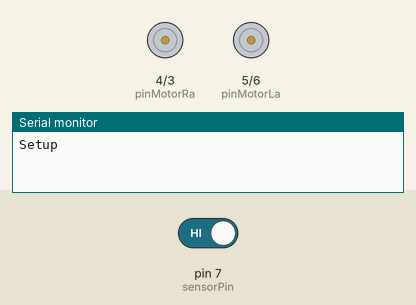
Bench run of a sketch on a simulated Arduino Uno, built with avr-gcc and run on an emulated ATmega328P. On the bench: motor-driver pin pairs drawn as motors (green arrow = first pin HIGH = forward, orange = second pin HIGH = backward, longer = more drive), the last lines printed to the serial monitor. Inputs (shaded band) come from the test bench; at power-on: pin 7 (sensorPin) HIGH. No radio packets arrive unless stated.

Above: at 1.2 s.
1.3 s: pin 7 (sensorPin) driven LOW
At 5.5 s:
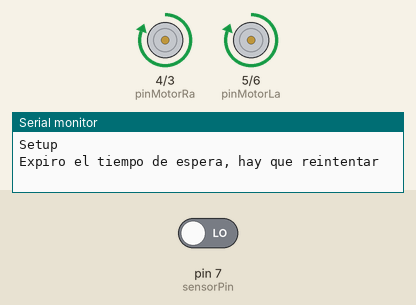
11.5 s: pin 7 (sensorPin) driven HIGH
At 17.9 s:
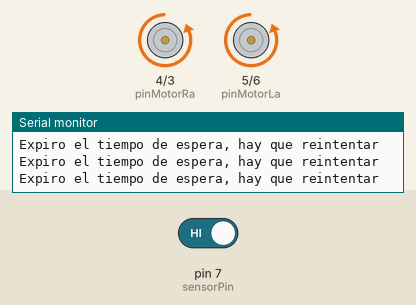
At 18.7 s:
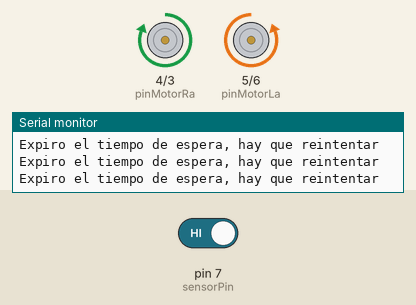
Timing chart, 0 to 27.7 s (numbered marks = the images above; inputs shaded):
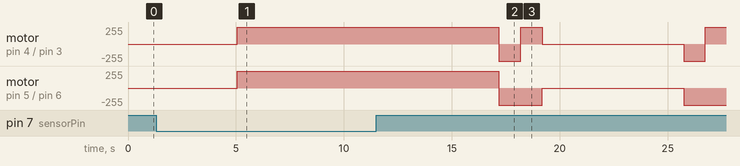

The sketch:

RobotArduino.ino
```cpp
#include <VirtualWire.h>
#include <Wire.h>

const int transmit_pin = 12;
const int receive_pin = 11;

uint8_t comando[VW_MAX_MESSAGE_LEN];
uint8_t comandoLenght = VW_MAX_MESSAGE_LEN;

char ID = 'B';
char GID = 'B';

char OrientacionActual = 'N';


//Sensor
const byte sensorPin = 7;

//#include "Acelerometro.h"
#include "Motores.h"
//#include "RF.h"

void setup() {
  Serial.begin(9600);
  //Sensor
  Serial.println("Setup");
  pinMode(sensorPin, INPUT);
  //Acelerometro
  /*  Wire.begin();
   Wire.beginTransmission(MPU);
   Wire.write(0x6B);
   Wire.write(0);
   Wire.endTransmission(true);*/
  //Motor
  pinMode(pinMotorLa, OUTPUT);
  pinMode(pinMotorLb, OUTPUT);
  pinMode(pinMotorRa, OUTPUT);
  pinMode(pinMotorRb, OUTPUT);
  digitalWrite(pinMotorLa, LOW);
  digitalWrite(pinMotorLb, LOW);
  digitalWrite(pinMotorRa, LOW);
  digitalWrite(pinMotorRb, LOW);
  //RF recive
  vw_set_tx_pin(transmit_pin);
  vw_set_rx_pin(receive_pin);
  vw_set_ptt_inverted(true);
  vw_setup(2000);
  vw_rx_start();
}

void loop() {
  RFSender();
  RFReceiver();
  //  delay(2000);
  //Serial.println(digitalRead(sensorPin));
  if(digitalRead(sensorPin) == 0){
    goForward();
    //Stop();
  }
  else{
    goBack();
    turnLeft();
    Stop();
  }
  //Acelerometro
  //Acelerometro();
}

void RFReceiver() {
  //enviarPregunta();
  if (vw_wait_rx_max(5000)) {
    if (vw_get_message(comando, &comandoLenght))
    {
      Serial.println("Se recibio un mensaje");
      char IDRemitente = (char)comando[1];
      char Alrededor[8] = {
        (char)comando[3], (char)comando[4], (char)comando[5], (char)comando[6], (char)comando[7], (char)comando[8], (char)comando[9], (char)comando[10]                                    };
      char X = (char)comando[12];
      char Y = (char)comando[13];
      Serial.println((char)comando[0]);
      if ((char)comando[0] == 'U') {
        if ((char)comando[2] == ID) {
          switch ((char)comando[11]) {
          case 'N':
            switch (OrientacionActual) {
            case 'N':
              if ((char)comando[4] != 1) {
                if ((char)comando[4] == 0) {
                  if (digitalRead(sensorPin) == 0) {
                    goForward();
                  }
                  else {
                    goBack();
                    turnLeft();
                  }
                }
                else {
                  goForward();
                }
              }
              else if ((char)comando[3] == 2) {
                // gira izquierda
                turnLeft();
                // avanza
                goForward();
              }
              else {
                //gira derecha
                turnRight();
                //avanza
                goForward();
              }
              break;
            case 'S':
              turnLeft();
              turnLeft();
              break;
            case 'E':
              turnLeft();
              break;
            case 'O':
              turnRight();
              break;
            }

            break;
          case 'S':
            switch (OrientacionActual) {
            case 'S':
              if ((char)comando[9] != 1) {
                if ((char)comando[9] == 0) {
                  if (digitalRead(sensorPin) == 0) {
                    goForward();
                  }
                  else {
                    goBack();
                    turnLeft();
                  }
                }
                else {
                  goForward();
                }
              }
              else if ((char)comando[10] == 2) {
                // gira izquierda
                turnLeft();
                // avanza
                goForward();
              }
              else {
                //gira derecha
                turnRight();
                //avanza
                goForward();
              }
              break;
            case 'N':
              turnLeft();
              turnLeft();
              break;
            case 'O':
              turnLeft();
              break;
            case 'E':
              turnRight();
              break;
            }
            break;
          case 'E':
            switch (OrientacionActual) {
            case 'E':
              if ((char)comando[6] != 1) {
                if ((char)comando[6] == 0) {
                  if (digitalRead(sensorPin) == 0) {
                    goForward();
                  }
                  else {
                    goBack();
                    turnLeft();
                  }
                }
                else {
                  goForward();
                }
              }
              else if ((char)comando[10] == 2) {
                // gira izquierda
                turnLeft();
                // avanza
                goForward();
              }
              else {
                //gira derecha
                turnRight();
                //avanza
                goForward();
              }
              break;
            case 'O':
              turnLeft();
              turnLeft();
              break;
            case 'S':
              turnLeft();
              break;
            case 'N':
              turnRight();
              break;
            }
            break;
          case 'O':
            switch (OrientacionActual) {
            case 'O':
              if ((char)comando[7] != 1) {
                if ((char)comando[7] == 0) {
                  if (digitalRead(sensorPin) == 0) {
                    goForward();
                  }
                  else {
                    goBack();
                    turnLeft();
                  }
                }
                else {
                  goForward();
                }
              }
              else if ((char)comando[5] == 2) {
                // gira izquierda
                turnLeft();
                // avanza
                goForward();
              }
              else {
                //gira derecha
                turnRight();
                //avanza
                goForward();
              }
              break;
            case 'E':
              turnLeft();
              turnLeft();
              break;
            case 'N':
              turnLeft();
              break;
            case 'S':
              turnRight();
              break;
            }
            break;
          }
          OrientacionActual = (char)comando[4];
          Serial.println("Instruccion para mi");
          //            avanzar = true;
        }
      }
      if ((char)comando[0] == 'B') {
        Serial.println("Instruccion para todos");
        //        avanzar = true;
      }

      else {
        Serial.println("Mensaje dañado");
      }

    }
    else{
      Serial.println("Mensaje no descifrado");
    }
  }
  else {
    Serial.println("Expiro el tiempo de espera, hay que reintentar");
  }


}

void RFSender() {
  char msg[7] = {
    'h', 'e', 'l', 'l', 'o', ' ', '#'
  };

  //  msg[6] = count;
  //digitalWrite(led_pin, HIGH); // Flash a light to show transmitting
  vw_send((uint8_t *)msg, 7);
  vw_wait_tx(); // Wait until the whole message is gone
}
```

Motores.h
```cpp
const int pinPot = 0;
const int pinMotorLa = 5;
const int pinMotorLb = 6;

const int pinMotorRa = 4;
const int pinMotorRb = 3;
void goForward(){
  digitalWrite(pinMotorLa, HIGH);
  digitalWrite(pinMotorLb, LOW);
  digitalWrite(pinMotorRa, HIGH);
  digitalWrite(pinMotorRb, LOW);
  delay(1000);
}

void goBack(){
  digitalWrite(pinMotorLb, HIGH);
  digitalWrite(pinMotorLa, LOW);
  digitalWrite(pinMotorRb, HIGH);
  digitalWrite(pinMotorRa, LOW);
  delay(1000);
}

void Stop(){
  digitalWrite(pinMotorLb, LOW);
  digitalWrite(pinMotorLa, LOW);
  digitalWrite(pinMotorRb, LOW);
  digitalWrite(pinMotorRa, LOW);
  delay(1500);
}

void turnRight(){
  digitalWrite(pinMotorLa, HIGH);
  digitalWrite(pinMotorLb, LOW);
  digitalWrite(pinMotorRa, LOW);
  digitalWrite(pinMotorRb, HIGH);
  delay(1000);
}
void turnLeft(){
  digitalWrite(pinMotorLa, LOW);
  digitalWrite(pinMotorLb, HIGH);
  digitalWrite(pinMotorRa, HIGH);
  digitalWrite(pinMotorRb, LOW);
  delay(1000);
}
```
